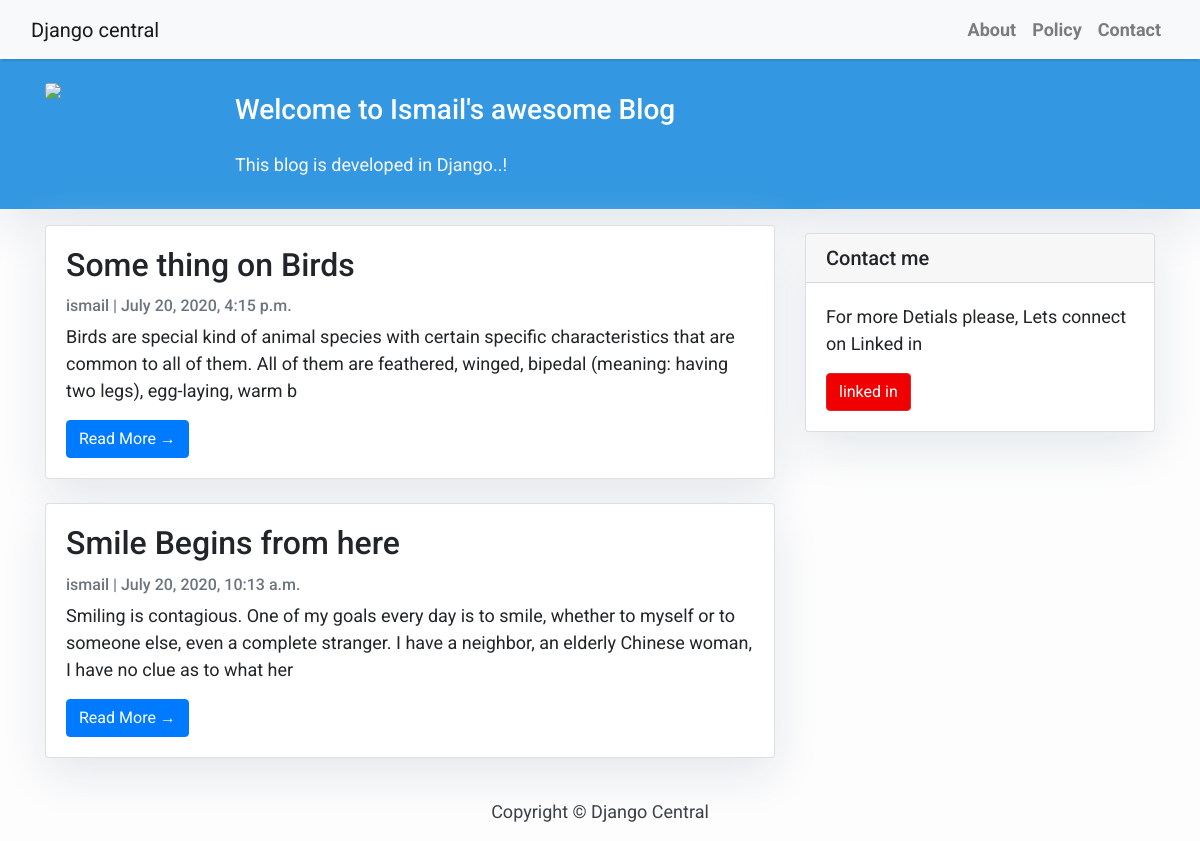
The page / on the database its author committed.
### blog/models.py (models this page shows, shortened)
class Post(models.Model):
    title = models.CharField(max_length=200, unique=True)
    slug = models.SlugField(max_length=200, unique=True)
    author = models.ForeignKey(User, on_delete= models.CASCADE,related_name='blog_posts')
    updated_on = models.DateTimeField(auto_now= True)
    content = models.TextField()
    created_on = models.DateTimeField(auto_now_add=True)
    status = models.IntegerField(choices=STATUS, default=0)
    class Meta:
        ordering = ['-created_on']

### blog/views.py (the view)
# urls.py: path('', views.PostList.as_view(), name='home'),
class PostList(generic.ListView):
    queryset = Post.objects.filter(status=1).order_by('-created_on')
    template_name = 'index.html'

### blog/templates/index.html (shortened to what this page needs)
{% extends "base.html" %}
{% block content %}
<header class="masthead">
    <div class="container">
        <div class="row">
            <div id="0" class="col-6 col-sm-4 col-md-3 col-lg-2" style="margin-top:7px;margin-bottom:7px;>
                <a href="#" class="d-block mb-12">
                  <img class="rounded  img-fluid" src="https://2.bp.blogspot.com/-MVUxhA_4-r8/XxW8y4YjJuI/AAAAAAAABNg/hFW6BtQnZ649AwXrJyfMRHLdP-_Sap5ZACK4BGAYYCw/s113/smile.jpg">
              </div>
            <div class=" col-md-8 col-md-10 mx-auto">
                <div class="site-heading">
                    <h3 class=" site-heading my-4 mt-3 text-white"> Welcome to Ismail's awesome Blog </h3>
                    <p class="text-light">This blog is developed in Django..! &nbsp
                    </p>
                </div>
            </div>
        </div>
    </div>
</header>
<div class="container">
    <div class="row">
        <div class="col-md-8 mt-3 left">
            {% for post in post_list %}
            <div class="card mb-4">
                <div class="card-body">
                    <h2 class="card-title">{{ post.title }}</h2>
                    <p class="card-text text-muted h6">{{ post.author }} | {{ post.created_on}} </p>
                    <p class="card-text">{{post.content|slice:":200" }}</p>
                    <a href="{% url 'post_detail' post.slug  %}" class="btn btn-primary">Read More &rarr;</a>
                </div>
            </div>
            {% endfor %}
        </div>
        {% block sidebar %} {% include 'sidebar.html' %} {% endblock sidebar %}
    </div>
</div>
{%endblock%}

### blog/templates/base.html (style rules this page uses)
body { font-family: "Roboto", sans-serif; font-size: 17px; background-color: #fdfdfd; }
.masthead { background: #3398E1; height: auto; padding-bottom: 15px; box-shadow: 0 16px 48px #E3E7EB; padding-top: 10px; }

### blog/templates/index.html (style rules this page uses)
body { font-family: "Roboto", sans-serif; font-size: 18px; background-color: #fdfdfd; }
.card { box-shadow: 0 16px 48px #E3E7EB; }

### blog/templates/sidebar.html (style rules this page uses)
.card { box-shadow: 0 16px 48px #E3E7EB; }

### rows shown on the page
Post: title "Some thing on Birds", author "ismail", created_on "July 20, 2020, 4:15 p.m.", content "Birds are special kind of animal species with certain specific characteristics that are common to all of them. All of them are feathered, winged, bipedal (meaning: having two legs), egg-laying, warm b"
Post: title "Smile Begins from here", author "ismail", created_on "July 20, 2020, 10:13 a.m.", content "Smiling is contagious. One of my goals every day is to smile, whether to myself or to someone else, even a complete stranger. I have a neighbor, an elderly Chinese woman, I have no clue as to what her"
